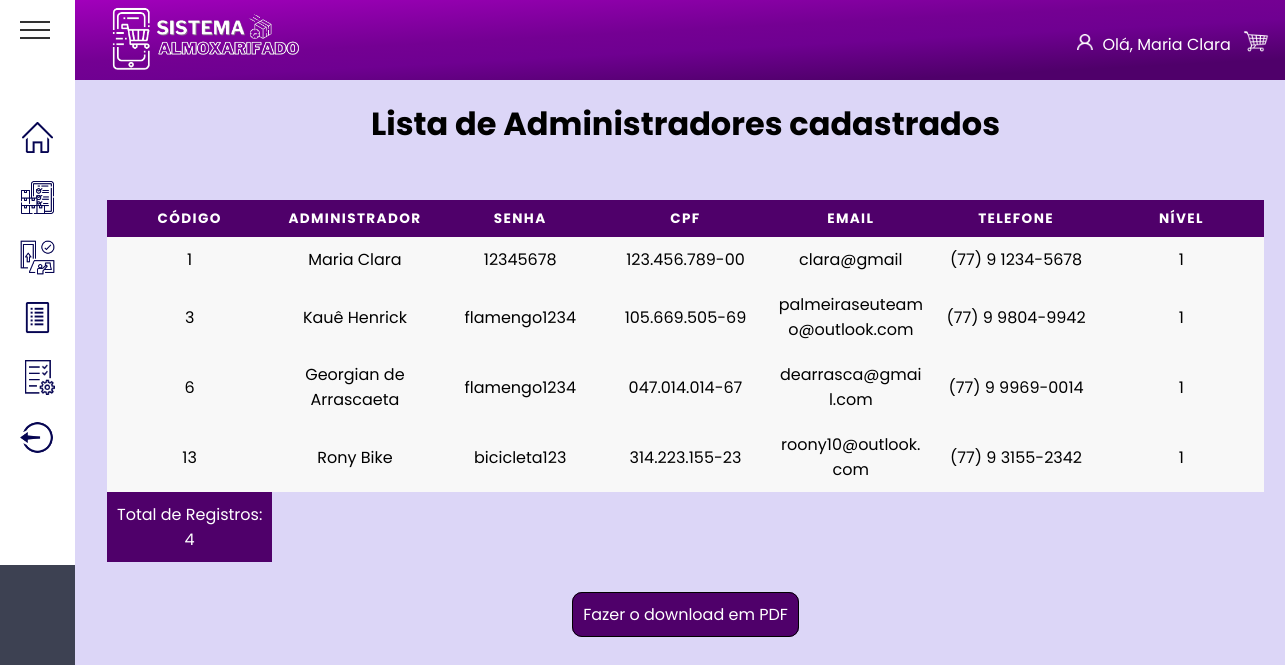
The app's page /View/Pages/Admin/listarAdmins.php (signed in) with its own data.
### tables this page shows
create table usuarios(
id_user integer auto_increment key,
nome_user varchar (30),
senha varchar(20),
cpf varchar (15) unique, 
email_user varchar (120),
telefone varchar (16),
nivel integer, 
id_area integer not null,
 foreign key (id_area) references area_depar (id_area)
);

### View/Pages/Admin/listarAdmins.php (the view, shortened to what this page needs)
<?php
include_once dirname(__DIR__, 3) . '/banco.php';
?>
<!DOCTYPE html>
<html lang="pt-BR">
<head>
    <link rel="stylesheet" href="/final_php/assets/global.css">
    <link rel="stylesheet" href="/final_php/assets/listarUser.css">
    <link rel="stylesheet" href="/final_php/assets/template.css">
</head>
<body>
    <?php include dirname(__DIR__, 3) . "/template/header.php"; ?>
    <?php include dirname(__DIR__, 3) . "/template/aside.php"; ?>
    <main class="main">
        <h1 class="title"> Lista de Administradores cadastrados</h1>
        <div class="container">
            <table rules="all">
                <thead>
                    <tr>
                        <th> Código</th>
                        <th> Administrador</th>
                        <th> Senha</th>
                        <th> CPF</th>
                        <th> Email</th>
                        <th> Telefone</th>
                        <th> Nível</th>
                    </tr>
                </thead>
                <tbody>
                    <?php
                    $sql_consulta = mysqli_query($conn, "SELECT * FROM usuarios where nivel='1'");
                    $total = mysqli_num_rows($sql_consulta);
                    while ($linhas = mysqli_fetch_array($sql_consulta)) { ?>
                        <tr>
                            <td data-label="Código"> <?= $linhas[0] ?> </td>
                            <td data-label="Usuário"> <?= $linhas[1] ?> </td>
                            <td data-label="Senha"> <?= $linhas[2] ?></td>
                            <td data-label="CPF"> <?= $linhas[3] ?></td>
                            <td data-label="E-mail"> <?= $linhas[4] ?></td>
                            <td data-label="Telefone"> <?= $linhas[5] ?></td>
                            <td data-label="Nível"> <?= $linhas[6] ?></td>
                        </tr>
                    <?php } ?>
                    <tr class="total">
                        <td>Total de Registros: <?= $total ?></td>
                    </tr>
                </tbody>
            </table>
            <div class="opcoes" style="text-align: center; margin: 40px 50px">
                <a style="border: 1px solid black; border-radius: 10px; background-color: rgb(79,0,106); padding: 10px;" href="relat_user.php">Fazer o download em PDF</a>
            </div>
    </main>
</body>
</html>

### assets/global.css (style rules this page uses)
* { margin: 0; padding: 0; box-sizing: border-box; font-family: "Josefin Sans", sans-serif; }
*, button, input { border: 0; background-color: none; font-size: -apple-system, system-ui, BlinkMacSystemFont, "Segoe UI", Roboto, "Helvetica Neue", Ubuntu, Arial, sans-serif; }
a { text-decoration: none; list-style: none; color: white; }
h1 { text-align: center; }

### assets/listarUser.css (style rules this page uses)
.container { padding: 2rem; }
.title { text-align: center; padding: 20px; }
table { border-collapse: collapse; margin-left: 0%; padding: 0; width: 100%; table-layout: fixed; }
table tr { background-color: #f8f8f8; padding: 0.35em; }
table th, table td { padding: 0.625em; text-align: center; }
table th { font-size: 0.85em; letter-spacing: 0.1em; text-transform: uppercase; background-color: rgb(79, 0, 106); color: #fff; }
table td { word-wrap: break-word; }
.total td { background-color: rgb(79, 0, 106); color: #fff; }

### assets/template.css (style rules this page uses)
body { overflow: hidden; display: grid; grid-template-columns: 1fr 25fr; grid-template-rows: 80px 1fr 80px; grid-template-areas: "aside header" "aside main" "aside footer"; height: 100vh; background: #DCD6F7; }
.main { grid-area: main; overflow-y: scroll; padding: 0 4rem 0 0; }

### template/aside.php (style rules this page uses)
* { margin: 0; padding: 0; box-sizing: border-box; font-family: 'Poppins', sans-serif; }

### records on screen
usuarios: id_user "1", nome_user "Maria Clara", senha "12345678", cpf "123.456.789-00", email_user "clara@gmail", telefone "(77) 9 1234-5678", nivel "1"
usuarios: id_user "3", nome_user "Kauê Henrick", senha "flamengo1234", cpf "105.669.505-69", email_user "palmeiraseuteamo@outlook.com", telefone "(77) 9 9804-9942", nivel "1"
usuarios: id_user "6", nome_user "Georgian de Arrascaeta", senha "flamengo1234", cpf "047.014.014-67", email_user "dearrasca@gmail.com", telefone "(77) 9 9969-0014", nivel "1"
usuarios: id_user "13", nome_user "Rony Bike", senha "bicicleta123", cpf "314.223.155-23", email_user "roony10@outlook.com", telefone "(77) 9 3155-2342", nivel "1"

### other values on screen
$_SESSION['username'] "Maria Clara"
$total "4"
